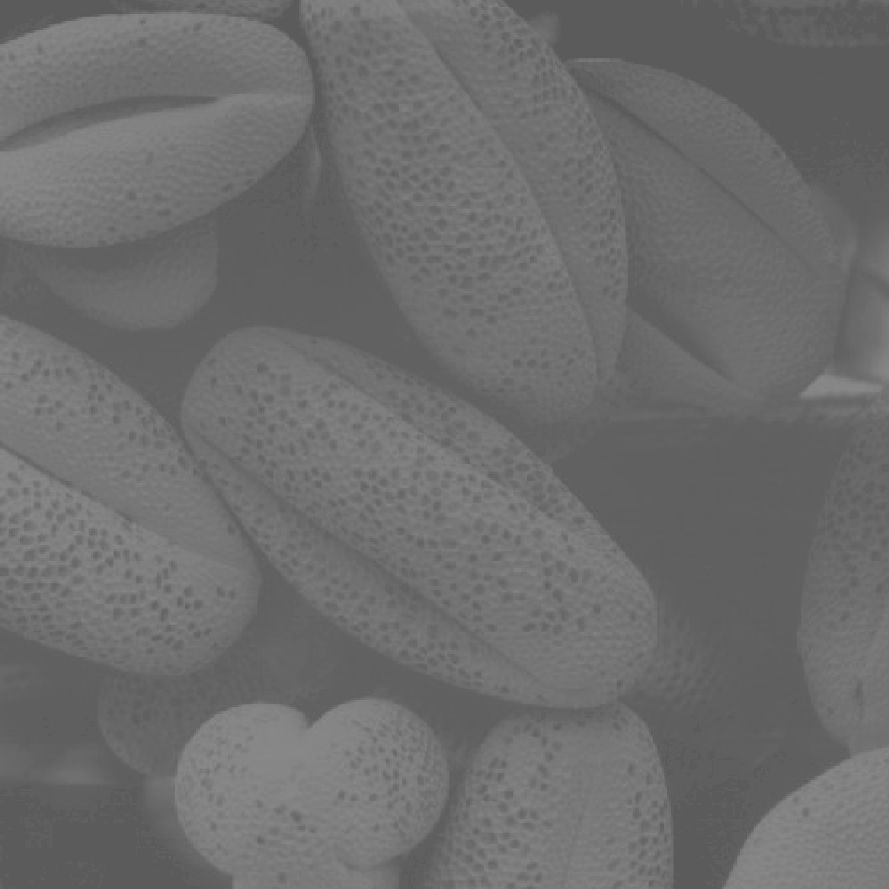
//> input picture Equalizing_Histograms/pollen.jpg, 889 x 889 px
$ ./equalizing_histograms   (built with g++ and OpenCV 4)
//> lines starting //> are read from the running program, lines starting //| are printed output that depends on the picture; after the words box and inside, x2 and y2 are one past the last pixel; in counts of white or black regions, pixels touching at a corner belong together
/*
This example loads an image and displays it in a window, then opens a second window and outputs the image's histogram
Then I use a function to equalize the image, output the equalized image to the screen and output it's histogram
Then I use the OpenCV library function equalizeHist to just do it the easy way to prove the code I wrote is correct

Before we start:

What is a histogram?

A histogram is basically just a graph that shows how many pixels share each other pixel's exact color.

Doesn't really sound fun at all... Except now you realize that you can maybe play with this a little bit and make it so that the entire image has a more equalized trend in pixel color.
Example: You are a biologist studying bee pollen for some reason and you want to see the close up pics your cool nano-machine robot drones took.

Oh no, the image came out like all dark! Stupid nano-bots! I should have bought the ones with the better cameras!

I'll just equalize the histogram with OpenCV it takes like 2 seconds if you use the standard library function

But I'm gonna show you how to equalize it without the built-in library function!
So you can see the algorithm in a programmable way.

The OpenCV library function is WAY easier to type than the one I write but you get to see how the math works.

Btw: Histogram Equalization general algorithm is on the following page.

      http://docs.opencv.org/2.4/doc/tutorials/imgproc/histograms/histogram_equalization/histogram_equalization.html

Have fun


*/


// I/O and C++ Standard Library
#include <iostream>
#include <stdio.h>

//OpenCV libs
#include <opencv2/highgui/highgui.hpp>
#include <opencv2/imgproc/imgproc.hpp>
#include <opencv2/objdetect/objdetect.hpp>
#include <opencv2/imgcodecs.hpp>


void imhist(cv::Mat image, int histogram[]);
void cumhist(int histogram[], int cumhistogram[]);
void histDisplay(int histogram[], const char* name);

int main(int argc, char *argv[]){
    // Load the image
    cv::Mat image;
    cv::Mat dst;
    if (argc<2){
        image = cv::imread("pollen.jpg", CV_LOAD_IMAGE_GRAYSCALE);
//> image is the input picture: 889 rows x 889 cols, CV_8UC1; min 86, max 139, mean 109.1
    }
    if (argc==2){
        image = cv::imread((argv[1]), CV_LOAD_IMAGE_GRAYSCALE);
    }
    if (image.empty() ){
        std::cout<<"Could not find image"<<std::endl;
        std::cout<<"Error detected. Exiting."<<std::endl;
        return -1;
    }
    // Generate the histogram
    int histogram[256];
    imhist(image, histogram);
//> histogram = 256 values, max 57066 at index 96, min 0 at index 0, mean 3087.2
    // Caluculate the size of image
    int size = image.rows * image.cols;
//> size = 790321
    float alpha = 255.0/size;
//> alpha = 0.000323
    // Calculate the probability of each intensity
    float PrRk[256];
    for(int i = 0; i < 256; i++){
        PrRk[i] = (double)histogram[i] / size;
    }
//> after the loop, PrRk = 256 values, max 0.0722 at index 96, min 0 at index 0, mean 0.00391
    // Generate cumulative frequency histogram
    int cumhistogram[256];
    cumhist(histogram,cumhistogram );
//> cumhistogram = 256 values from 0 to 790321
    // Scale the histogram
    int Sk[256];
    for(int i = 0; i < 256; i++){
        Sk[i] = cvRound((double)cumhistogram[i] * alpha);
    }
//> after the loop, Sk = 256 values from 0 to 255
    // Generate the equalized histogram
    float PsSk[256];
    for(int i = 0; i < 256; i++){
        PsSk[i] = 0;
    }
    for(int i = 0; i < 256; i++){
        PsSk[Sk[i]] += PrRk[i];
    }
//> after the loop, PsSk = 256 values, max 0.0722 at index 49, min 0 at index 2, mean 0.00391
    int final[256];
    for(int i = 0; i < 256; i++){
        final[i] = cvRound(PsSk[i]*255);
    }
//> after the loop, final = 256 values, max 18 at index 49, min 0 at index 0, mean 0.996
    // Generate the equalized image
    cv::Mat new_image = image.clone();
    for(int y = 0; y < image.rows; y++)
        for(int x = 0; x < image.cols; x++)
            new_image.at<uchar>(y,x) = cv::saturate_cast<uchar>(Sk[image.at<uchar>(y,x)]);
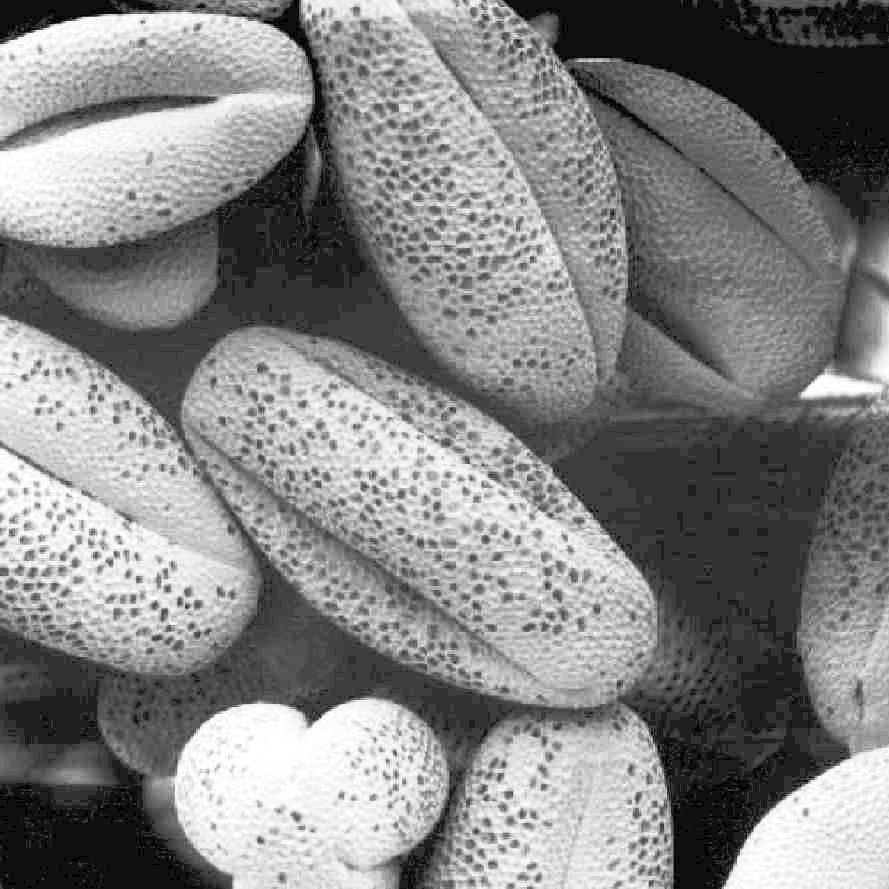
//> new_image: 889 rows x 889 cols, CV_8UC1; min 0, max 255, mean 131.3
    // Display the original image
    cv::namedWindow("Original Image");
    cv::imshow("Original Image", image);
    // Display the original histogram
    histDisplay(histogram, "Original Histogram");
//> after the loop in histDisplay, `for(int i = 0; i < 256; i++)`: hist has the same summary as histogram outside histDisplay
//> in histDisplay, `int max = hist[0];`: max = 0
//> the loop in histDisplay, `for(int i = 1; i < 256; i++)` made 255 passes
//> max on passes 86, 87, 88, 89, 90, 91, 96: 2, 13, 78, 577, 3662, 43704, 57066
//> after the loop in histDisplay, `for(int i = 1; i < 256; i++)`: max = 57066
//> after the loop in histDisplay, `for(int i = 0; i < 256; i++)`: hist = 256 values, max 400 at index 96, min 0 at index 0, mean 21.54
//> after the loop in histDisplay, `for(int i = 0; i < 256; i++)`:
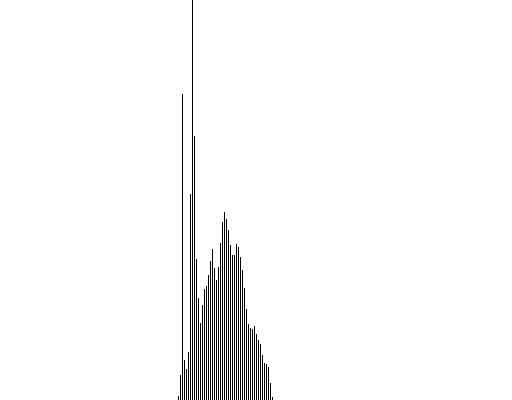
//> histImage: 400 rows x 512 cols, CV_8UC1; 97.3% white; black in thin lines or dots, all inside (x1, y1, x2, y2) = (178, 0, 273, 400)
    // Display equalized image
    cv::namedWindow("Equalized Image");
    cv::imshow("Equalized Image", new_image);
    // Display the equalized histogram
    histDisplay(final, "Equalized Histogram");
//> call 2 of histDisplay, with name = "Equalized Histogram"
//> after the loop in histDisplay (call 2), `for(int i = 0; i < 256; i++)`: hist has the same summary as final outside histDisplay
//> in histDisplay (call 2), `int max = hist[0];`: max = 0
//> the loop in histDisplay (call 2), `for(int i = 1; i < 256; i++)` made 255 passes
//> max on passes 1, 15, 49: 1, 14, 18
//> after the loop in histDisplay (call 2), `for(int i = 1; i < 256; i++)`: max = 18
//> after the loop in histDisplay (call 2), `for(int i = 0; i < 256; i++)`: hist = 256 values, max 400 at index 49, min 0 at index 0, mean 22.05
//> after the loop in histDisplay (call 2), `for(int i = 0; i < 256; i++)`:
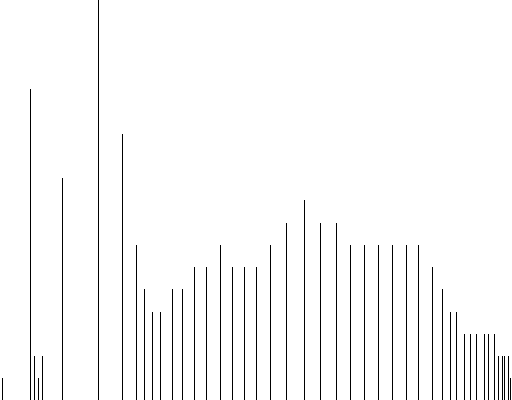
//> histImage: 400 rows x 512 cols, CV_8UC1; 97.2% white; black in thin lines or dots

    //Now to verify that my implementation of the equalized histogram is correct...
    cv::equalizeHist(image,dst);
    cv::namedWindow("Using equalizeHist from OpenCV lib:", cv::WINDOW_AUTOSIZE);
    cv::imshow("Using equalizeHist from OpenCV lib:", dst);

    int eqzHistSize=256;
    float eqzHistRange[] = {0,256};
    const float *eqzHistRanges[]= { eqzHistRange};
    cv::MatND eqzHist2;
    calcHist(&dst,1,0,cv::Mat(),eqzHist2,1,&eqzHistSize,eqzHistRanges,true,false);
//> eqzHist2 = 256 values, max 57066 at index 49, min 0 at index 2, mean 3087.2

    double eqzTotal;
    eqzTotal = dst.rows * dst.cols;
//> eqzTotal = 790321
    std::cout<<""<<std::endl;
    std::cout<<"Equalized Histogram with OpenCV Library:"<<std::endl;
    std::cout<<""<<std::endl;
    for(int j =0;j<eqzHistSize;j++){
        float eqzHistVal=eqzHist2.at<float>(j);
        std::cout << " " << eqzHistVal;
    }
//> this loop made 256 passes
//> eqzHistVal on passes 1 to 3: 670, 3662, 0
//|  670 3662 0 0 0 0 0 0
//> (output is shown up to pass 8 of 256)

    // Plot the histogram
    int eqzHistw2 = 512; int eqzHisth2 = 400;
    int eqzbinw2 = cvRound( (double) eqzHistw2/eqzHistSize);
    cv::Mat eqzHistImage2( eqzHisth2, eqzHistw2, CV_8UC1, cv::Scalar( 0,0,0) );
    normalize(eqzHist2, eqzHist2, 0, eqzHistImage2.rows, cv::NORM_MINMAX, -1, cv::Mat() );
//> eqzHist2 = 256 values, max 400 at index 49, min 0 at index 2, mean 21.64
    for( int i = 1; i < eqzHistSize; i++ ){
        line( eqzHistImage2, cv::Point( eqzbinw2*(i-1), eqzHisth2 - cvRound(eqzHist2.at<float>(i-1)) ) ,
                         cv::Point( eqzbinw2*(i), eqzHisth2 - cvRound(eqzHist2.at<float>(i)) ),
                         cv::Scalar( 255, 0, 0), 2, 8, 0  );
      }
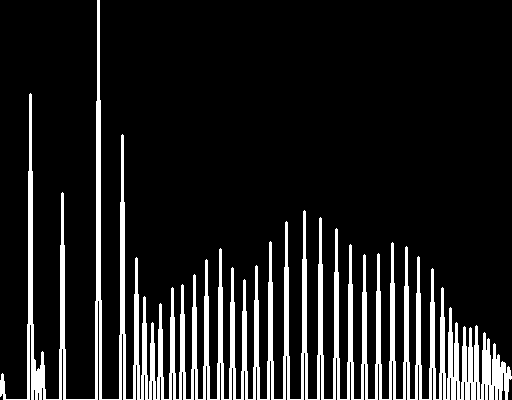
//> eqzHistImage2: 400 rows x 512 cols, CV_8UC1; 12.6% white; 1 white region, box (x1, y1, x2, y2) and area: (0, 0, 512, 400) 25747

    cv::namedWindow( "Equalized Histogram using OpenCV function equalizeHist():", 1);
    cv::imshow( "Equalized Histogram using OpenCV function equalizeHist():", eqzHistImage2);

    char k;
    for(int x = 1; x < 5; x++){
        k=cvWaitKey(0);
    }
//> this loop made 4 passes; the space key is pressed
    return 0;
}

void imhist(cv::Mat image, int histogram[]){
    // initialize all intensity values to 0
    for(int i = 0; i < 256; i++){
        histogram[i] = 0;
    }
    // calculate the no of pixels for each intensity values
    for(int y = 0; y < image.rows; y++)
        for(int x = 0; x < image.cols; x++)
            histogram[(int)image.at<uchar>(y,x)]++;
}

void cumhist(int histogram[], int cumhistogram[]){
    cumhistogram[0] = histogram[0];
    for(int i = 1; i < 256; i++){
        cumhistogram[i] = histogram[i] + cumhistogram[i-1];
    }
}

void histDisplay(int histogram[], const char* name)
{
    int hist[256];
    for(int i = 0; i < 256; i++)
        hist[i]=histogram[i];
    // draw the histograms
    int hist_w = 512; int hist_h = 400;
    int bin_w = cvRound((double) hist_w/256);

    cv::Mat histImage(hist_h, hist_w, CV_8UC1, cv::Scalar(255, 255, 255));

    // find the maximum intensity element from histogram
    int max = hist[0];
    for(int i = 1; i < 256; i++){
        if(max < hist[i]){
            max = hist[i];
        }
    }

    // normalize the histogram between 0 and histImage.rows

    for(int i = 0; i < 256; i++)
        hist[i] = ((double)hist[i]/max)*histImage.rows;

    // draw the intensity line for histogram
    for(int i = 0; i < 256; i++){
        line(histImage, cv::Point(bin_w*(i), hist_h),
                cv::Point(bin_w*(i), hist_h - hist[i]),
                cv::Scalar(0,0,0), 1, 8, 0);
    }

    // display histogram
    cv::namedWindow(name, CV_WINDOW_AUTOSIZE);
    cv::imshow(name, histImage);
}
